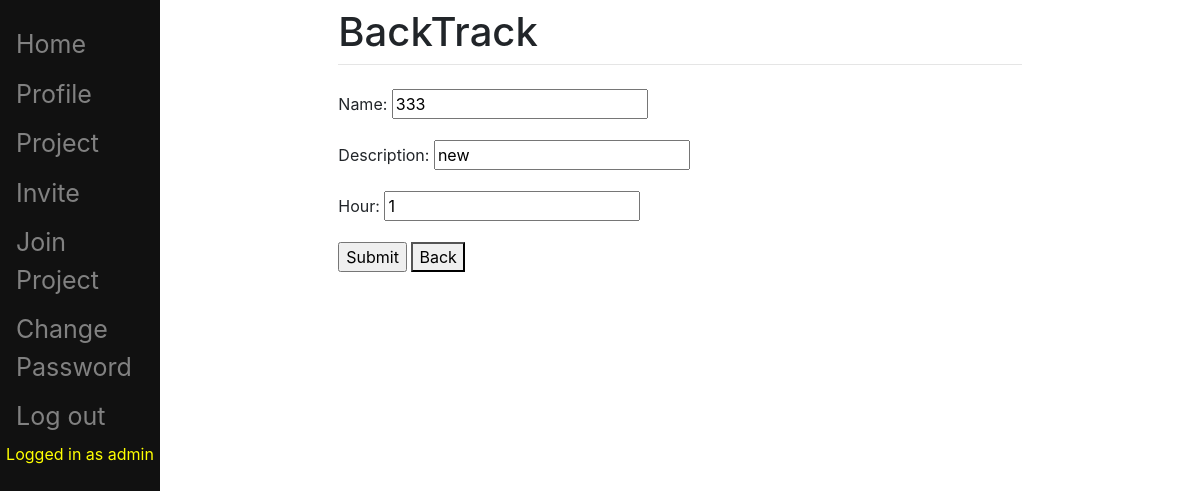
The page /pbi/updateTask/21/ (signed in) on the database its author committed.
### pbi/models.py (models this page shows, shortened)
class Task(models.Model):
	STAT = (
		('Completed', 'Completed'),
		('In Progress', 'In Progress'),
		('Not yet started', 'Not yet started'),
	)
	name = models.CharField(max_length=200)
	description = models.CharField(max_length=200)
	hour = models.PositiveIntegerField(blank=True, null=True)
	status = models.CharField(choices=STAT, default='Not yet started', max_length=200)
	create_at = models.DateTimeField(blank=True, default=timezone.now, editable=False)
	item = models.ForeignKey(Item,on_delete=models.CASCADE,blank=True, null=True)
	sprint = models.ForeignKey(Sprint,on_delete=models.CASCADE,blank=True, null=True)
	person = models.ForeignKey(Person, on_delete=models.SET_NULL, blank=True, null=True)

### pbi/views.py (the view, shortened to what this page needs)
class TaskUpdateView(LoginRequiredMixin, UpdateView):
    login_url = '/pbi/login/'
    redirect_field_name = 'redirect_to'
    model = Task
    fields = ['name', 'description', 'hour']
    template_name = 'task_create.html'
    pk_taskUpdate_kwargs = 'taskUpdate_pk'
    def get_object(self,queryset=None):
        snum = int(self.kwargs.get(self.pk_taskUpdate_kwargs,None))
        obj = get_object_or_404(Task, pk=snum)
        u = self.request.user
        personCheck = Person.objects.get(user = u)
        if obj.item.project != personCheck.project:
            obj = None
            return obj
        return obj

### templates/task_create.html (shortened to what this page needs)
{% extends "main/base.html" %}
{% block content %}
<!DOCTYPE html>
<html lang="en">
<body>
  <form action="" method="post">
      {{ form.as_p }}
      <input type="submit" value="Submit">
	  <button onclick="window.history.back();" value="Back" type="reset">Back</button>
  </form>
</body>
</html>
{% endblock %}

### templates/main/base.html (shortened to what this page needs)
{% load static %}
<!doctype html>
<html>
<head>
	<link rel="stylesheet" href="{% static 'css/bootstrap.min.css' %}">
</head>
<body>
	<div class="sidenav">
		<a href="/pbi/">Home</a>
		{% if user.is_authenticated == True %}
			<a href="/pbi/profile/">Profile</a>
            <a href="/pbi/ProjectList/">Project</a>
            <a href="/pbi/Invite/">Invite</a>
            <a href="/pbi/joinProject/">Join Project</a>
			<a href="/pbi/changePassword/">Change Password</a>
			<a href="/pbi/logout/">Log out</a>
			<p align="center" style="color:yellow">Logged in as {{ user.get_username }}</p>
		{% endif %}
	</div>
	<div id="content" name="content" class="main">
		<div class="row justify-content-center">
			<div class="col-8">
				<h1 class="mt-2">BackTrack</h1>
				<hr class="mt-0 mb-4">
				{% block content %}
				{% endblock %}
			</div>
		</div>
	</div>
</body>
</html>

### templates/main/base.html (style rules this page uses)
.sidenav { height:100%; width:160px; position: fixed; z-index:1; top:0; left:0; background-color:#111; overflow-x: :hidden; padding-top:20px; }
.sidenav a { padding:6px 8px 6px 16px; text-decoration: none; font-size:25px; color: #818181; display:block; }
.main { margin-left:160px; padding: 0px 0px; }

### rows shown on the page
Task: name "333", description "new", hour "1"

### other values the page prints
{{ user.get_username }} "admin"
